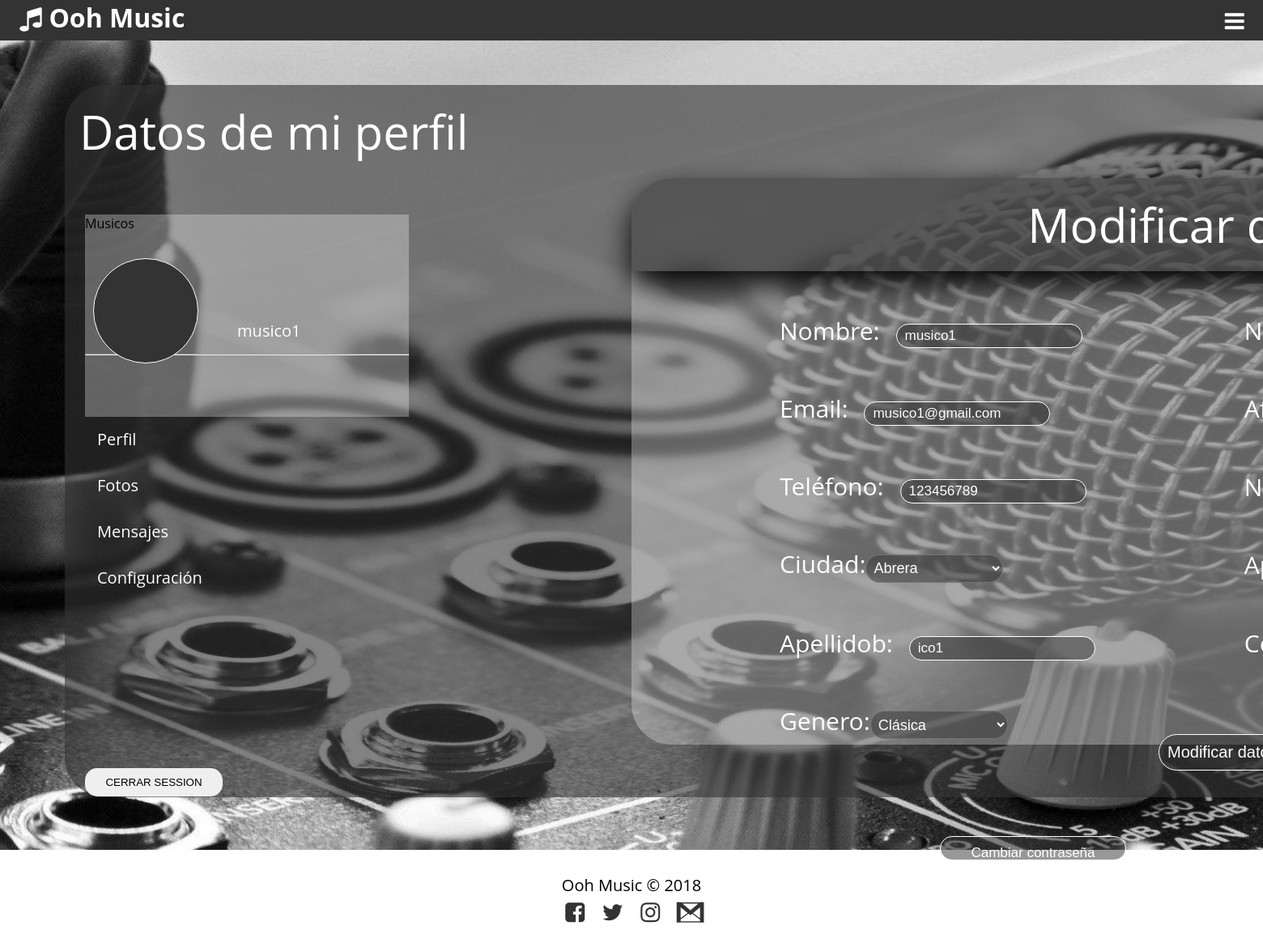
/miperfilmusico.php (signed in), run on the app's committed database.
### tables this page shows
CREATE TABLE musico(
id_usuario INT NOT NULL PRIMARY KEY,
apellidoa VARCHAR(30),
apellidob VARCHAR(30),
web VARCHAR(255),
nombreart VARCHAR(128),
componentes INT,
destacado BOOLEAN,
genero INT NOT NULL,
CONSTRAINT fk_musico_genero
FOREIGN KEY (genero)
REFERENCES genero(id_genero)
ON DELETE CASCADE ON UPDATE CASCADE,
CONSTRAINT fk_musico_login
FOREIGN KEY(id_usuario) REFERENCES login(id_usuario)
ON DELETE CASCADE ON UPDATE CASCADE);

### bbdd.php (called while the page is built, shortened)
<?php
function muestrageneros() {
    $c = conectar();
    $select = "select nombre,id_genero from genero;";
    $resultado = mysqli_query($c, $select);
    return $resultado;
}
function leerPerfilMusico($usuario) {
    $c = conectar();
    $select = "select login.tipo as tipo,login.nombre as nombre,login.email as email,login.telefono as telefono, login.ciudad as ciudad, musico.apellidoa as apellidoa, musico.apellidob as apellidob, musico.web as web, musico.nombreart as nombreart, musico.componentes as componentes, musico.genero as genero from login inner join musico on login.id_usuario=musico.id_usuario where login.usuario='$usuario';";
    $resultado = mysqli_query($c, $select);
    return $resultado;
}
function dimenombre($usuario) {
    $c = conectar();
    $select = "select nombre from login where usuario='$usuario';";
    $resultado = mysqli_query($c, $select);
    if ($fila = mysqli_fetch_assoc($resultado)) {
        extract($fila);
        return $nombre;
    } else {
        return -1;
    }
}
function leeciudades($provincia) {
    $c = conectar();
    $select = "select id_ciudad,nombre from ciudad where provincia='$provincia';";
    $resultado = mysqli_query($c, $select);
    return $resultado;
}
function conectar() {
    include('mysqlpass.php');
    $conexion = mysqli_connect("localhost", $userbd, $passbd, "musica");
    return $conexion;
}
?>

### miperfilmusico.php (the view, shortened to what this page needs)
<?php
    require_once 'bbdd.php';
    require_once 'funciones.php';
?>
<!DOCTYPE html>
<html lang="es">
    <head>
        <link rel="stylesheet" href="css/fontello.css">
        <link rel="stylesheet" href="css/estilosMiperfilLocal.css">
    </head>
    <body>
        <header>
            <div class="contenedor">
                <h1 class="icon-music">Ooh Music</h1>
                <label class="icon-menu" for="menu-bar"></label>
            </div>
        </header>
        <main>
            <section id="banner">
                <img src="Imagenes/banner.jpg">
                <div id="centro">
                    <p>Datos de mi perfil</p>
                    <div id="usuario">
                        <?php
                        muestradatosmusico();
                        ?>
                    </div>
                    <div id="menu">
                        <ul>
                            <li><a href="usuariomusico.php">Perfil</a></li>
                            <li><a href="#">Fotos</a></li>
                            <li><a href="#">Mensajes</a></li>
                            <li><a href="miperfilmusico.php">Configuración</a></li>
                            <?php cerraSession2()?>
                        </ul>
                    </div>
                    <div id="miperfil">
                        <p id="tituloperfil">Modificar datos</p>
                        <div id="formulariodatos">
                            <form method="post">
                                <table>
                                    <?php
                                    if(isset($_SESSION['username']))
                                    {
                                        extract($_SESSION);
                                        $perfil= leerPerfilMusico($username);
                                        if($datos=mysqli_fetch_assoc($perfil))
                                        {
                                            extract($datos);
                                            echo"<tr><td><p>Nombre:<input type='text' id='nombre' name='name' value='$nombre' required></p></td>";
                                            echo"<td><p>Nombreart:<input type='text' name='nombreart' value='$nombreart' required></p></td></tr>";
                                            echo"<tr><td><p>Email:<input type='email' name='email' value='$email' required></p></td>";
                                            echo"<td><p>Aforo:<input type='text' name='web' value='$web' required></p></td></tr>";
                                            echo"<tr><td><p>Teléfono:<input type='tel' name='phone' value='$telefono' required></p></td>";
                                            echo"<td><p>Nombre de usuario:$username</p></td></tr>";
                                            echo"<tr><td><p>Ciudad:<select id='select' name='city'>";
                                            $ciudades = leeciudades("Barcelona");
                                            while($fila = mysqli_fetch_assoc($ciudades))
                                            {
                                                extract($fila);
                                                if ($id_ciudad==$ciudad)
                                                {
                                                    echo"<option value='$id_ciudad' selected>$nombre</option>";
                                                }
                                                else
                                                {
                                                    echo"<option value='$id_ciudad'>$nombre</option>";
                                                }
                                            }
                                            echo"</select></p></td>";
                                            echo"<td><p>Apellidoa:<input type='text' name='surname1' value='$apellidoa'></p></td></tr>";
                                            echo"<tr><td><p>Apellidob:<input type='text' name='surname2' value='$apellidob'</p></td>";
                                            echo"<td><p>Componentes:<input type='number' name='components' value='$componentes'></p></td></tr>";
                                            echo"<tr><td><p>Genero:<select id='select' name='gender'>";
                                            $generos=muestrageneros();
                                            while($fila = mysqli_fetch_assoc($generos)){
                                                extract($fila);
                                                if($id_genero == $genero)
                                                {
                                                    echo"<option value='$id_genero' selected>$nombre</option>";
                                                }
                                                else {
                                                     echo"<option value='$id_genero'>$nombre</option>";
                                                }
                                            }
                                            echo"</select>";
                                        }
                                        else
                                        {
                                            echo"<script>alert('El usuario se ha eliminado')</script>";
                                        }
                                    }
                                    else
                                    {
                                        echo"<script>alert('No puedes entrar aquí')</script>";
                                    }
                                ?>
                                </table>
                                <br><br><br>
                                <p><input type="button" value="Cambiar contraseña" id="contraseña" onClick="abrirParametros()"></p>
                            <p><input type="submit" value="Modificar datos de perfil" id="button"></p>
                    </form>
                        </div>
                    </div>
                </div>
            </section>
        </main>
        <footer>
            <div class="contenedor">
                <p class="copy">Ooh Music &copy; 2018</p>
                <div class="sociales">
                    <a class="icon-facebook-squared" href="#"></a>
                    <a class="icon-twitter" href="#"></a>
                    <a class="icon-instagram" href="#"></a>
                    <a class="icon-gmail" href="#"></a>
                </div>
            </div>
        </footer>
    </body>
</html>

### funciones.php (shortened to what this page needs)
<?php
require_once 'bbdd.php';
function muestradatosmusico() {
    if (isset($_SESSION['tipo'])) {
        extract($_SESSION);
        if ($tipo == 2) {
            echo"Musicos";
        }
        $nombre = dimenombre($username);
        echo"<p>$nombre</p>";
        echo"<hr>";
        echo"<div id='info'>";
        echo"</div>";
    }
}
function cerraSession2() {
    echo"<form action='' method='POST'>";
    echo"<input id='botoncerrar' type='submit' name='cerrar' value='CERRAR SESSION'>";
    echo"</form>";
}
?>

### css/estilosMiperfilLocal.css (style rules this page uses)
* { margin: 0; padding: 0; box-sizing: border-box; }
body { font-family: 'Open Sans', sans-serif; }
header { width: 100%; height: 50px; background: #333; color: #fff; position: fixed; top: 0; left: 0; z-index: 100; }
.contenedor { width: 98%; margin: auto; }
h1 { float: left; }
header .contenedor { display: table; }
section { width: 100%; margin-bottom: 25px; }
footer .contenedor { display: flex; flex-wrap: wrap; justify-content: center; padding-bottom: 25px; }
.copy { font-size: 20px; }
.sociales { width:100%; text-align: center; font-size: 28px; }
.sociales a { color: #333; text-decoration: none; }
form #botoncerrar { width: 170px; padding: 10px; border-radius: 15px; border: thin; margin-top: 190px; }

### css/menuMiperfilLocal.css (style rules this page uses)
header label { float: right; font-size: 28px; margin: 6px 0; cursor: pointer; }

### css/bannerMiPerfilLocal.css (style rules this page uses)
#banner { margin-top: 50px; position: relative; }
#banner a { position: relative; width: 100px; display: block; color: #fff; text-decoration: none; padding: 6px; top: -17px; border: 3px solid #fff; text-align: center; }
#banner img { height: 1000px; width: 2700px; }
#centro { border: solid; margin-top: -950px; margin-left: 80px; position: absolute; background: rgba(51,51,51,0.6); border: none; border-radius: 50px; width: 2300px; height: 880px; }
#centro p { font-size: 58px; padding: 18px; color: #fff; }
#usuario { position: absolute; height: 250px; width: 400px; margin: 45px 25px; border: solid; border: none; background: rgba(255,255,255,0.3); }
#usuario p { position: absolute; margin-left: 170px; margin-top: 90px; font-size: 20px; }
hr { margin-top: 150px; }
#info { position: absolute; border: solid; border-width: thin; border-radius: 150px; width: 130px; height: 130px; margin-top: -120px; margin-left: 10px; }
#centro ul { border: none; margin-top: 311px; margin-left: 25px;; position: absolute; list-style: none; border-bottom-right-radius: 25px; border-top-right-radius: 25px; }
#centro ul li a { padding: 15px; width: 400px; font-size: 20px; border: none; text-align: left; border-bottom-right-radius: 50px; border-top-right-radius: 50px; }
#miperfil { border: none; position: absolute; background: rgba(255,255,255,0.3); width: 1400px; height: 700px; border-radius: 50px; margin-left: 700px; }
#miperfil #tituloperfil { text-align: center; background: rgba(55,55,55,0.7); border-top-left-radius: 50px; border-top-right-radius: 50px; box-shadow: 0px 16px 36px black; border: none; }
#miperfil #formulariodatos p { font-size: 30px; margin-left: 180px; margin-top: 50px; padding: 1px; }
#miperfil #formulariodatos input { width: 230px; height: 30px; margin-left: 20px; border-radius: 50px; border: solid; border-width: thin; background: rgba(51,51,51,0.5); color: #fff; padding: 10px; font-size: 17px; }
#miperfil #formulariodatos input[type=text] { font-size: 17px; }
#miperfil #formulariodatos input[type=submit] { position: absolute; margin-left: 470px; margin-top: -90px; height: 45px; font-size: 20px; }
#miperfil #formulariodatos #contraseña { position: absolute; margin-left: 200px; }
#miperfil #formulariodatos #button { position: absolute; margin-top: -178px; }
#miperfil #formulariodatos #select { width: 170px; height: 35px; border-radius: 50px; padding: 5px; background: rgba(55,55,55,0.5); cursor: pointer; color: #fff; font-size: 18px; }

### css/infoMiperfilLocal.css (style rules this page uses)
#info { background: #333; color: #fff; text-align: center; padding: 20px; }

### data on the page
musico: name "musico1", email "musico1@gmail.com", phone "123456789", surname2 "ico1"

### other printed values
$nombre "musico1"
form field gender "Clásica"
